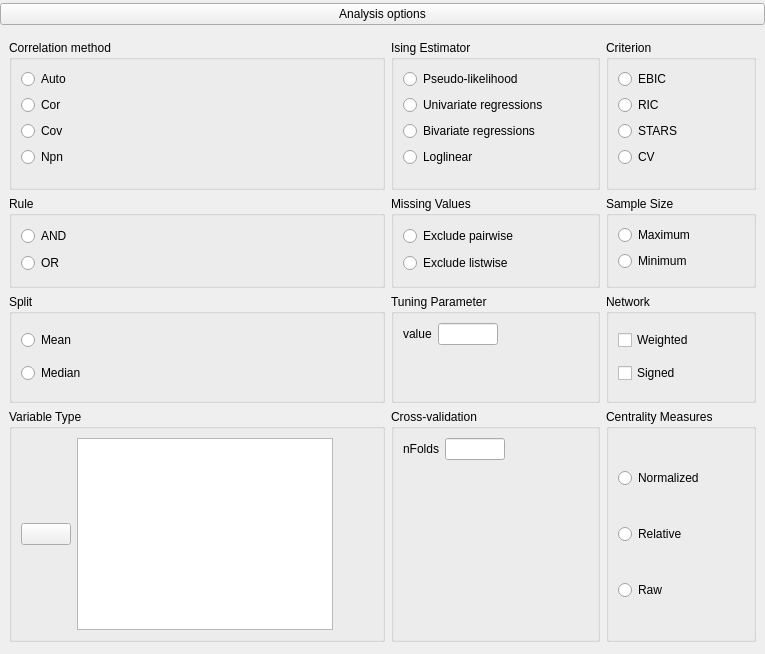
       <widget class="QWidget" name="widget_8" native="true">
        <layout class="QGridLayout" name="gridLayout_20">
         <property name="leftMargin">
          <number>0</number>
         </property>
         <property name="topMargin">
          <number>3</number>
         </property>
         <property name="rightMargin">
          <number>0</number>
         </property>
         <property name="bottomMargin">
          <number>3</number>
         </property>
         <item row="0" column="0">
          <widget class="ExpanderButton" name="analysisOptionsExpander">
           <property name="text">
            <string>Analysis options</string>
           </property>
          </widget>
         </item>
         <item row="2" column="0">
          <widget class="QWidget" name="analysisOptions" native="true">
           <layout class="QGridLayout" name="gridLayout_3">
            <item row="2" column="1">
             <widget class="BoundGroupBox" name="correlationMethod">
              <property name="sizePolicy">
               <sizepolicy hsizetype="Preferred" vsizetype="Preferred">
                <horstretch>0</horstretch>
                <verstretch>0</verstretch>
               </sizepolicy>
              </property>
              <property name="title">
               <string>Correlation method</string>
              </property>
              <property name="flat">
               <bool>false</bool>
              </property>
              <layout class="QGridLayout" name="gridLayout_43">
               <item row="4" column="1">
                <widget class="QWidget" name="widget_2" native="true"/>
               </item>
               <item row="3" column="0">
                <widget class="QRadioButton" name="_4npn">
                 <property name="sizePolicy">
                  <sizepolicy hsizetype="Fixed" vsizetype="Fixed">
                   <horstretch>0</horstretch>
                   <verstretch>0</verstretch>
                  </sizepolicy>
                 </property>
                 <property name="text">
                  <string>Npn</string>
                 </property>
                </widget>
               </item>
               <item row="2" column="0">
                <widget class="QRadioButton" name="_3cov">
                 <property name="sizePolicy">
                  <sizepolicy hsizetype="Fixed" vsizetype="Fixed">
                   <horstretch>0</horstretch>
                   <verstretch>0</verstretch>
                  </sizepolicy>
                 </property>
                 <property name="text">
                  <string>Cov</string>
                 </property>
                </widget>
               </item>
               <item row="1" column="0">
                <widget class="QRadioButton" name="_2cor">
                 <property name="sizePolicy">
                  <sizepolicy hsizetype="Fixed" vsizetype="Fixed">
                   <horstretch>0</horstretch>
                   <verstretch>0</verstretch>
                  </sizepolicy>
                 </property>
                 <property name="text">
                  <string>Cor</string>
                 </property>
                </widget>
               </item>
               <item row="0" column="0">
                <widget class="QRadioButton" name="_1auto">
                 <property name="sizePolicy">
                  <sizepolicy hsizetype="Fixed" vsizetype="Fixed">
                   <horstretch>0</horstretch>
                   <verstretch>0</verstretch>
                  </sizepolicy>
                 </property>
                 <property name="text">
                  <string>Auto</string>
                 </property>
                </widget>
               </item>
               <item row="4" column="0">
                <spacer name="verticalSpacer_21">
                 <property name="orientation">
                  <enum>Qt::Vertical</enum>
                 </property>
                 <property name="sizeHint" stdset="0">
                  <size>
                   <width>20</width>
                   <height>5</height>
                  </size>
                 </property>
                </spacer>
               </item>
               <item row="1" column="1">
                <spacer name="horizontalSpacer_24">
                 <property name="orientation">
                  <enum>Qt::Horizontal</enum>
                 </property>
                 <property name="sizeHint" stdset="0">
                  <size>
                   <width>40</width>
                   <height>20</height>
                  </size>
                 </property>
                </spacer>
               </item>
              </layout>
             </widget>
            </item>
            <item row="4" column="3">
             <widget class="BoundGroupBox" name="network">
              <property name="sizePolicy">
               <sizepolicy hsizetype="Preferred" vsizetype="Preferred">
                <horstretch>0</horstretch>
                <verstretch>0</verstretch>
               </sizepolicy>
              </property>
              <property name="title">
               <string>Network</string>
              </property>
              <property name="flat">
               <bool>false</bool>
              </property>
              <layout class="QGridLayout" name="gridLayout_41">
               <item row="1" column="0">
                <widget class="BoundCheckBox" name="signedNetwork">
                 <property name="text">
                  <string>Signed</string>
                 </property>
                </widget>
               </item>
               <item row="0" column="1">
                <spacer name="horizontalSpacer_22">
                 <property name="orientation">
                  <enum>Qt::Horizontal</enum>
                 </property>
                 <property name="sizeHint" stdset="0">
                  <size>
                   <width>40</width>
                   <height>20</height>
                  </size>
                 </property>
                </spacer>
               </item>
               <item row="0" column="0">
                <widget class="BoundCheckBox" name="weightedNetwork">
                 <property name="text">
                  <string>Weighted</string>
                 </property>
                </widget>
               </item>
              </layout>
             </widget>
            </item>
            <item row="2" column="2">
             <widget class="BoundGroupBox" name="isingEstimator">
              <property name="sizePolicy">
               <sizepolicy hsizetype="Preferred" vsizetype="Preferred">
                <horstretch>0</horstretch>
                <verstretch>0</verstretch>
               </sizepolicy>
              </property>
              <property name="title">
               <string>Ising Estimator</string>
              </property>
              <property name="flat">
               <bool>false</bool>
              </property>
              <layout class="QGridLayout" name="gridLayout_35">
               <item row="4" column="0">
                <spacer name="verticalSpacer_11">
                 <property name="orientation">
                  <enum>Qt::Vertical</enum>
                 </property>
                 <property name="sizeHint" stdset="0">
                  <size>
                   <width>20</width>
                   <height>5</height>
                  </size>
                 </property>
                </spacer>
               </item>
               <item row="0" column="0">
                <widget class="QRadioButton" name="_1pseudoLikelihood">
                 <property name="sizePolicy">
                  <sizepolicy hsizetype="Fixed" vsizetype="Fixed">
                   <horstretch>0</horstretch>
                   <verstretch>0</verstretch>
                  </sizepolicy>
                 </property>
                 <property name="text">
                  <string>Pseudo-likelihood</string>
                 </property>
                </widget>
               </item>
               <item row="2" column="0">
                <widget class="QRadioButton" name="_3bivariateRegressions">
                 <property name="sizePolicy">
                  <sizepolicy hsizetype="Fixed" vsizetype="Fixed">
                   <horstretch>0</horstretch>
                   <verstretch>0</verstretch>
                  </sizepolicy>
                 </property>
                 <property name="text">
                  <string>Bivariate regressions</string>
                 </property>
                </widget>
               </item>
               <item row="3" column="0">
                <widget class="QRadioButton" name="_4logLinear">
                 <property name="sizePolicy">
                  <sizepolicy hsizetype="Fixed" vsizetype="Fixed">
                   <horstretch>0</horstretch>
                   <verstretch>0</verstretch>
                  </sizepolicy>
                 </property>
                 <property name="text">
                  <string>Loglinear</string>
                 </property>
                </widget>
               </item>
               <item row="1" column="0">
                <widget class="QRadioButton" name="_2univariateRegressions">
                 <property name="sizePolicy">
                  <sizepolicy hsizetype="Fixed" vsizetype="Fixed">
                   <horstretch>0</horstretch>
                   <verstretch>0</verstretch>
                  </sizepolicy>
                 </property>
                 <property name="text">
                  <string>Univariate regressions</string>
                 </property>
                </widget>
               </item>
               <item row="1" column="1">
                <spacer name="horizontalSpacer_16">
                 <property name="orientation">
                  <enum>Qt::Horizontal</enum>
                 </property>
                 <property name="sizeHint" stdset="0">
                  <size>
                   <width>40</width>
                   <height>20</height>
                  </size>
                 </property>
                </spacer>
               </item>
              </layout>
             </widget>
            </item>
            <item row="4" column="2">
             <widget class="BoundGroupBox" name="tuningParameterBox">
              <property name="sizePolicy">
               <sizepolicy hsizetype="Preferred" vsizetype="Preferred">
                <horstretch>0</horstretch>
                <verstretch>0</verstretch>
               </sizepolicy>
              </property>
              <property name="title">
               <string>Tuning Parameter</string>
              </property>
              <property name="flat">
               <bool>false</bool>
              </property>
              <layout class="QGridLayout" name="gridLayout_34">
               <item row="2" column="1">
                <widget class="BoundTextBox" name="tuningParameter">
                 <property name="minimumSize">
                  <size>
                   <width>60</width>
                   <height>0</height>
                  </size>
                 </property>
                 <property name="maximumSize">
                  <size>
                   <width>60</width>
                   <height>16777215</height>
                  </size>
                 </property>
                </widget>
               </item>
               <item row="2" column="0">
                <widget class="QLabel" name="label_8_12">
                 <property name="text">
                  <string>value</string>
                 </property>
                </widget>
               </item>
               <item row="3" column="1">
                <spacer name="verticalSpacer_4">
                 <property name="orientation">
                  <enum>Qt::Vertical</enum>
                 </property>
                 <property name="sizeHint" stdset="0">
                  <size>
                   <width>20</width>
                   <height>40</height>
                  </size>
                 </property>
                </spacer>
               </item>
               <item row="3" column="2">
                <widget class="QWidget" name="widget" native="true"/>
               </item>
               <item row="2" column="2">
                <spacer name="horizontalSpacer_15">
                 <property name="orientation">
                  <enum>Qt::Horizontal</enum>
                 </property>
                 <property name="sizeHint" stdset="0">
                  <size>
                   <width>40</width>
                   <height>20</height>
                  </size>
                 </property>
                </spacer>
               </item>
              </layout>
             </widget>
            </item>
            <item row="2" column="3">
             <widget class="BoundGroupBox" name="criterion">
              <property name="sizePolicy">
               <sizepolicy hsizetype="Preferred" vsizetype="Preferred">
                <horstretch>0</horstretch>
                <verstretch>0</verstretch>
               </sizepolicy>
              </property>
              <property name="title">
               <string>Criterion</string>
              </property>
              <property name="flat">
               <bool>false</bool>
              </property>
              <layout class="QGridLayout" name="gridLayout_38">
               <item row="0" column="0">
                <widget class="QRadioButton" name="_1ebic">
                 <property name="sizePolicy">
                  <sizepolicy hsizetype="Fixed" vsizetype="Fixed">
                   <horstretch>0</horstretch>
                   <verstretch>0</verstretch>
                  </sizepolicy>
                 </property>
                 <property name="text">
                  <string>EBIC</string>
                 </property>
                </widget>
               </item>
               <item row="3" column="0">
                <widget class="QRadioButton" name="_4cv">
                 <property name="sizePolicy">
                  <sizepolicy hsizetype="Fixed" vsizetype="Fixed">
                   <horstretch>0</horstretch>
                   <verstretch>0</verstretch>
                  </sizepolicy>
                 </property>
                 <property name="text">
                  <string>CV</string>
                 </property>
                </widget>
               </item>
               <item row="4" column="0">
                <spacer name="verticalSpacer_17">
                 <property name="orientation">
                  <enum>Qt::Vertical</enum>
                 </property>
                 <property name="sizeHint" stdset="0">
                  <size>
                   <width>20</width>
                   <height>5</height>
                  </size>
                 </property>
                </spacer>
               </item>
               <item row="2" column="0">
                <widget class="QRadioButton" name="_3stars">
                 <property name="sizePolicy">
                  <sizepolicy hsizetype="Fixed" vsizetype="Fixed">
                   <horstretch>0</horstretch>
                   <verstretch>0</verstretch>
                  </sizepolicy>
                 </property>
                 <property name="text">
                  <string>STARS</string>
                 </property>
                </widget>
               </item>
               <item row="1" column="0">
                <widget class="QRadioButton" name="_2ric">
                 <property name="sizePolicy">
                  <sizepolicy hsizetype="Fixed" vsizetype="Fixed">
                   <horstretch>0</horstretch>
                   <verstretch>0</verstretch>
                  </sizepolicy>
                 </property>
                 <property name="text">
                  <string>RIC</string>
                 </property>
                </widget>
               </item>
               <item row="2" column="1">
                <spacer name="horizontalSpacer_19">
                 <property name="orientation">
                  <enum>Qt::Horizontal</enum>
                 </property>
                 <property name="sizeHint" stdset="0">
                  <size>
                   <width>40</width>
                   <height>20</height>
                  </size>
                 </property>
                </spacer>
               </item>
              </layout>
             </widget>
            </item>
            <item row="3" column="2">
             <widget class="BoundGroupBox" name="missingValues">
              <property name="sizePolicy">
               <sizepolicy hsizetype="Preferred" vsizetype="Preferred">
                <horstretch>0</horstretch>
                <verstretch>0</verstretch>
               </sizepolicy>
              </property>
              <property name="title">
               <string>Missing Values</string>
              </property>
              <property name="flat">
               <bool>false</bool>
              </property>
              <layout class="QGridLayout" name="gridLayout_40">
               <item row="0" column="0">
                <widget class="QRadioButton" name="_1excludePairwise">
                 <property name="sizePolicy">
                  <sizepolicy hsizetype="Fixed" vsizetype="Fixed">
                   <horstretch>0</horstretch>
                   <verstretch>0</verstretch>
                  </sizepolicy>
                 </property>
                 <property name="text">
                  <string>Exclude pairwise</string>
                 </property>
                </widget>
               </item>
               <item row="1" column="0">
                <widget class="QRadioButton" name="_2excludeListwise">
                 <property name="sizePolicy">
                  <sizepolicy hsizetype="Fixed" vsizetype="Fixed">
                   <horstretch>0</horstretch>
                   <verstretch>0</verstretch>
                  </sizepolicy>
                 </property>
                 <property name="text">
                  <string>Exclude listwise</string>
                 </property>
                </widget>
               </item>
               <item row="0" column="1">
                <spacer name="horizontalSpacer_21">
                 <property name="orientation">
                  <enum>Qt::Horizontal</enum>
                 </property>
                 <property name="sizeHint" stdset="0">
                  <size>
                   <width>40</width>
                   <height>20</height>
                  </size>
                 </property>
                </spacer>
               </item>
              </layout>
             </widget>
            </item>
            <item row="3" column="1">
             <widget class="BoundGroupBox" name="rule">
              <property name="sizePolicy">
               <sizepolicy hsizetype="Preferred" vsizetype="Preferred">
                <horstretch>0</horstretch>
                <verstretch>0</verstretch>
               </sizepolicy>
              </property>
              <property name="title">
               <string>Rule</string>
              </property>
              <property name="flat">
               <bool>false</bool>
              </property>
              <layout class="QGridLayout" name="gridLayout_37">
               <item row="1" column="0">
                <widget class="QRadioButton" name="_2or">
                 <property name="sizePolicy">
                  <sizepolicy hsizetype="Fixed" vsizetype="Fixed">
                   <horstretch>0</horstretch>
                   <verstretch>0</verstretch>
                  </sizepolicy>
                 </property>
                 <property name="text">
                  <string>OR</string>
                 </property>
                </widget>
               </item>
               <item row="0" column="0">
                <widget class="QRadioButton" name="_1and">
                 <property name="sizePolicy">
                  <sizepolicy hsizetype="Fixed" vsizetype="Fixed">
                   <horstretch>0</horstretch>
                   <verstretch>0</verstretch>
                  </sizepolicy>
                 </property>
                 <property name="text">
                  <string>AND</string>
                 </property>
                </widget>
               </item>
               <item row="0" column="1">
                <spacer name="horizontalSpacer_18">
                 <property name="orientation">
                  <enum>Qt::Horizontal</enum>
                 </property>
                 <property name="sizeHint" stdset="0">
                  <size>
                   <width>40</width>
                   <height>20</height>
                  </size>
                 </property>
                </spacer>
               </item>
              </layout>
             </widget>
            </item>
            <item row="4" column="1">
             <widget class="BoundGroupBox" name="split">
              <property name="sizePolicy">
               <sizepolicy hsizetype="Preferred" vsizetype="Preferred">
                <horstretch>0</horstretch>
                <verstretch>0</verstretch>
               </sizepolicy>
              </property>
              <property name="title">
               <string>Split</string>
              </property>
              <property name="flat">
               <bool>false</bool>
              </property>
              <layout class="QGridLayout" name="gridLayout_36">
               <item row="0" column="0">
                <widget class="QRadioButton" name="split_mean">
                 <property name="sizePolicy">
                  <sizepolicy hsizetype="Fixed" vsizetype="Fixed">
                   <horstretch>0</horstretch>
                   <verstretch>0</verstretch>
                  </sizepolicy>
                 </property>
                 <property name="text">
                  <string>Mean</string>
                 </property>
                </widget>
               </item>
               <item row="1" column="0">
                <widget class="QRadioButton" name="split_median">
                 <property name="sizePolicy">
                  <sizepolicy hsizetype="Fixed" vsizetype="Fixed">
                   <horstretch>0</horstretch>
                   <verstretch>0</verstretch>
                  </sizepolicy>
                 </property>
                 <property name="text">
                  <string>Median</string>
                 </property>
                </widget>
               </item>
               <item row="1" column="1">
                <spacer name="horizontalSpacer_17">
                 <property name="orientation">
                  <enum>Qt::Horizontal</enum>
                 </property>
                 <property name="sizeHint" stdset="0">
                  <size>
                   <width>40</width>
                   <height>20</height>
                  </size>
                 </property>
                </spacer>
               </item>
              </layout>
             </widget>
            </item>
            <item row="3" column="3">
             <widget class="BoundGroupBox" name="sampleSize">
              <property name="sizePolicy">
               <sizepolicy hsizetype="Preferred" vsizetype="Preferred">
                <horstretch>0</horstretch>
                <verstretch>0</verstretch>
               </sizepolicy>
              </property>
              <property name="title">
               <string>Sample Size</string>
              </property>
              <property name="flat">
               <bool>false</bool>
              </property>
              <layout class="QGridLayout" name="gridLayout_42">
               <item row="0" column="0">
                <widget class="QRadioButton" name="_1maximum">
                 <property name="sizePolicy">
                  <sizepolicy hsizetype="Fixed" vsizetype="Fixed">
                   <horstretch>0</horstretch>
                   <verstretch>0</verstretch>
                  </sizepolicy>
                 </property>
                 <property name="text">
                  <string>Maximum</string>
                 </property>
                </widget>
               </item>
               <item row="1" column="0">
                <widget class="QRadioButton" name="_2minimum">
                 <property name="sizePolicy">
                  <sizepolicy hsizetype="Fixed" vsizetype="Fixed">
                   <horstretch>0</horstretch>
                   <verstretch>0</verstretch>
                  </sizepolicy>
                 </property>
                 <property name="text">
                  <string>Minimum</string>
                 </property>
                </widget>
               </item>
               <item row="2" column="0">
                <spacer name="verticalSpacer_20">
                 <property name="orientation">
                  <enum>Qt::Vertical</enum>
                 </property>
                 <property name="sizeHint" stdset="0">
                  <size>
                   <width>20</width>
                   <height>5</height>
                  </size>
                 </property>
                </spacer>
               </item>
               <item row="1" column="1">
                <spacer name="horizontalSpacer_23">
                 <property name="orientation">
                  <enum>Qt::Horizontal</enum>
                 </property>
                 <property name="sizeHint" stdset="0">
                  <size>
                   <width>40</width>
                   <height>20</height>
                  </size>
                 </property>
                </spacer>
               </item>
              </layout>
             </widget>
            </item>
            <item row="5" column="2">
             <widget class="BoundGroupBox" name="crossValidation">
              <property name="sizePolicy">
               <sizepolicy hsizetype="Preferred" vsizetype="Preferred">
                <horstretch>0</horstretch>
                <verstretch>0</verstretch>
               </sizepolicy>
              </property>
              <property name="title">
               <string>Cross-validation</string>
              </property>
              <property name="flat">
               <bool>false</bool>
              </property>
              <layout class="QGridLayout" name="gridLayout_39">
               <item row="2" column="1">
                <widget class="BoundTextBox" name="nFolds">
                 <property name="minimumSize">
                  <size>
                   <width>60</width>
                   <height>0</height>
                  </size>
                 </property>
                 <property name="maximumSize">
                  <size>
                   <width>60</width>
                   <height>16777215</height>
                  </size>
                 </property>
                </widget>
               </item>
               <item row="3" column="0">
                <spacer name="verticalSpacer_12">
                 <property name="orientation">
                  <enum>Qt::Vertical</enum>
                 </property>
                 <property name="sizeHint" stdset="0">
                  <size>
                   <width>20</width>
                   <height>40</height>
                  </size>
                 </property>
                </spacer>
               </item>
               <item row="2" column="0">
                <widget class="QLabel" name="label_8_13">
                 <property name="text">
                  <string>nFolds</string>
                 </property>
                </widget>
               </item>
               <item row="3" column="1">
                <widget class="QWidget" name="widget_4" native="true"/>
               </item>
               <item row="2" column="2">
                <spacer name="horizontalSpacer_20">
                 <property name="orientation">
                  <enum>Qt::Horizontal</enum>
                 </property>
                 <property name="sizeHint" stdset="0">
                  <size>
                   <width>40</width>
                   <height>20</height>
                  </size>
                 </property>
                </spacer>
               </item>
              </layout>
             </widget>
            </item>
            <item row="5" column="3">
             <widget class="BoundGroupBox" name="normalizeCentrality">
              <property name="sizePolicy">
               <sizepolicy hsizetype="Preferred" vsizetype="Preferred">
                <horstretch>0</horstretch>
                <verstretch>0</verstretch>
               </sizepolicy>
              </property>
              <property name="title">
               <string>Centrality Measures</string>
              </property>
              <property name="flat">
               <bool>false</bool>
              </property>
              <layout class="QGridLayout" name="gridLayout_44">
               <item row="2" column="1">
                <spacer name="horizontalSpacer_25">
                 <property name="orientation">
                  <enum>Qt::Horizontal</enum>
                 </property>
                 <property name="sizeHint" stdset="0">
                  <size>
                   <width>40</width>
                   <height>20</height>
                  </size>
                 </property>
                </spacer>
               </item>
               <item row="0" column="0">
                <widget class="QRadioButton" name="centNormNorm">
                 <property name="sizePolicy">
                  <sizepolicy hsizetype="Fixed" vsizetype="Fixed">
                   <horstretch>0</horstretch>
                   <verstretch>0</verstretch>
                  </sizepolicy>
                 </property>
                 <property name="text">
                  <string>Normalized</string>
                 </property>
                </widget>
               </item>
               <item row="2" column="0">
                <widget class="QRadioButton" name="centNormRaw">
                 <property name="sizePolicy">
                  <sizepolicy hsizetype="Fixed" vsizetype="Fixed">
                   <horstretch>0</horstretch>
                   <verstretch>0</verstretch>
                  </sizepolicy>
                 </property>
                 <property name="text">
                  <string>Raw</string>
                 </property>
                </widget>
               </item>
               <item row="1" column="0">
                <widget class="QRadioButton" name="centNormRelative">
                 <property name="sizePolicy">
                  <sizepolicy hsizetype="Fixed" vsizetype="Fixed">
                   <horstretch>0</horstretch>
                   <verstretch>0</verstretch>
                  </sizepolicy>
                 </property>
                 <property name="text">
                  <string>Relative</string>
                 </property>
                </widget>
               </item>
              </layout>
             </widget>
            </item>
            <item row="5" column="1">
             <widget class="BoundGroupBox" name="boxGroupingVariable">
              <property name="sizePolicy">
               <sizepolicy hsizetype="Preferred" vsizetype="Preferred">
                <horstretch>0</horstretch>
                <verstretch>0</verstretch>
               </sizepolicy>
              </property>
              <property name="title">
               <string>Variable Type</string>
              </property>
              <property name="flat">
               <bool>false</bool>
              </property>
              <layout class="QGridLayout" name="gridLayout_45">
               <item row="0" column="3">
                <widget class="boundSingleItemView" name="mgmVariableType">
                 <property name="sizePolicy">
                  <sizepolicy hsizetype="Expanding" vsizetype="Fixed">
                   <horstretch>0</horstretch>
                   <verstretch>0</verstretch>
                  </sizepolicy>
                 </property>
                 <property name="minimumSize">
                  <size>
                   <width>0</width>
                   <height>0</height>
                  </size>
                 </property>
                 <property name="maximumSize">
                  <size>
                   <width>16777215</width>
                   <height>16777215</height>
                  </size>
                 </property>
                </widget>
               </item>
               <item row="0" column="4">
                <spacer name="horizontalSpacer_26">
                 <property name="orientation">
                  <enum>Qt::Horizontal</enum>
                 </property>
                 <property name="sizeHint" stdset="0">
                  <size>
                   <width>40</width>
                   <height>20</height>
                  </size>
                 </property>
                </spacer>
               </item>
               <item row="0" column="0">
                <widget class="AssignButton" name="buttonAssignMgmVariableType">
                 <property name="sizePolicy">
                  <sizepolicy hsizetype="Fixed" vsizetype="Fixed">
                   <horstretch>0</horstretch>
                   <verstretch>0</verstretch>
                  </sizepolicy>
                 </property>
                 <property name="minimumSize">
                  <size>
                   <width>50</width>
                   <height>0</height>
                  </size>
                 </property>
                 <property name="maximumSize">
                  <size>
                   <width>50</width>
                   <height>16777215</height>
                  </size>
                 </property>
                 <property name="text">
                  <string/>
                 </property>
                </widget>
               </item>
              </layout>
             </widget>
            </item>
           </layout>
          </widget>
         </item>
        </layout>
       </widget>
